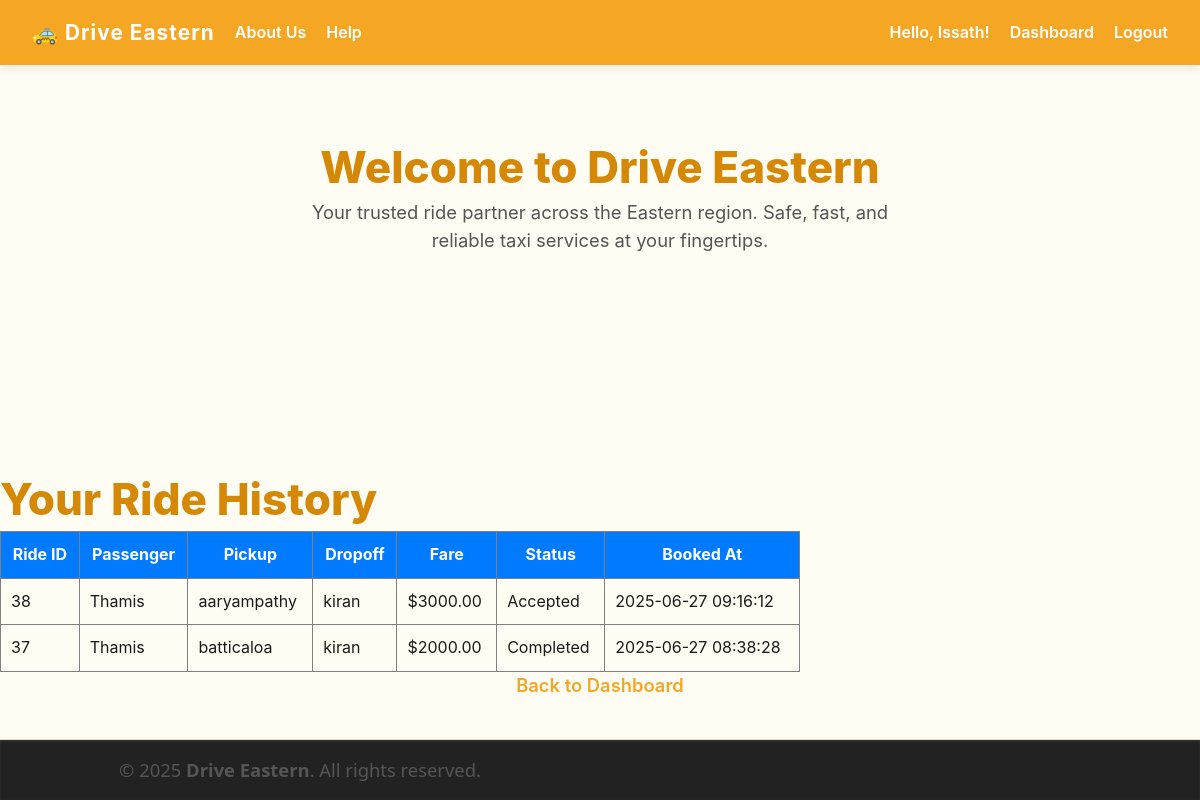
The page /driver/driver_rides.php (signed in) on the database its author committed.
### tables this page shows
CREATE TABLE `rides` (
  `id` int(11) NOT NULL,
  `passenger_id` int(11) NOT NULL,
  `driver_id` int(11) DEFAULT NULL,
  `pickup_location` varchar(255) NOT NULL,
  `dropoff_location` varchar(255) NOT NULL,
  `status` enum('requested','accepted','cancelled','completed') NOT NULL DEFAULT 'requested',
  `fare` decimal(10,2) NOT NULL DEFAULT 0.00,
  `requested_at` timestamp NOT NULL DEFAULT current_timestamp(),
  `accepted_at` timestamp NULL DEFAULT NULL,
  `completed_at` timestamp NULL DEFAULT NULL,
  `cancelled_at` timestamp NULL DEFAULT NULL,
  `cancellation_reason` varchar(255) DEFAULT NULL,
  `rating` tinyint(4) DEFAULT NULL,
  `review` text DEFAULT NULL,
  `created_at` datetime NOT NULL DEFAULT current_timestamp(),
  `driver_deleted` tinyint(1) DEFAULT 0,
  `rejected_at` datetime DEFAULT NULL
);

CREATE TABLE `users` (
  `id` int(11) NOT NULL,
  `name` varchar(100) NOT NULL,
  `email` varchar(255) NOT NULL,
  `password_hash` varchar(255) NOT NULL,
  `role` enum('passenger','driver','admin') NOT NULL DEFAULT 'passenger',
  `phone` varchar(20) DEFAULT NULL,
  `created_at` timestamp NOT NULL DEFAULT current_timestamp()
);

### driver/driver_rides.php (the view, shortened to what this page needs)
<?php
require 'db.php';
$driver_id = $_SESSION['user_id'];
$stmt = $pdo->prepare("
    SELECT r.*, p.name AS passenger_name
    FROM rides r
    LEFT JOIN users p ON r.passenger_id = p.id
    WHERE r.driver_id = ?
    ORDER BY r.created_at DESC
");
$stmt->execute([$driver_id]);
$rides = $stmt->fetchAll(PDO::FETCH_ASSOC);
?>
<?php include __DIR__ . '/../includes/header.php'; ?>
<h1>Your Ride History</h1>
<?php if (count($rides) === 0): ?>
    <p>You have not been assigned any rides yet.</p>
<?php else: ?>
<table border="1" cellpadding="10" cellspacing="0" style="border-collapse: collapse; width: 100%; max-width: 800px;">
    <thead>
        <tr style="background:#007bff; color:white;">
            <th>Ride ID</th>
            <th>Passenger</th>
            <th>Pickup</th>
            <th>Dropoff</th>
            <th>Fare</th>
            <th>Status</th>
            <th>Booked At</th>
        </tr>
    </thead>
    <tbody>
        <?php foreach ($rides as $ride): ?>
        <tr>
            <td><?=htmlspecialchars($ride['id'])?></td>
            <td><?=htmlspecialchars($ride['passenger_name'] ?? 'N/A')?></td>
            <td><?=htmlspecialchars($ride['pickup_location'])?></td>
            <td><?=htmlspecialchars($ride['dropoff_location'])?></td>
            <td>$<?=htmlspecialchars($ride['fare'])?></td>
            <td><?=htmlspecialchars(ucfirst($ride['status']))?></td>
            <td><?=htmlspecialchars($ride['created_at'])?></td>
        </tr>
        <?php endforeach; ?>
    </tbody>
</table>
<?php endif; ?>
<p><a href="driver_dashboard.php">Back to Dashboard</a></p>
<?php include __DIR__ . '/../includes/footer.php'; ?>

### includes/header.php (style rules this page uses)
:root { --color-primary: #f5a623; --color-primary-dark: #d48806; --color-text-dark: #1a1a1a; --color-bg-light: #fffdf3; --color-bg-muted: #f9f7f1; --color-text-muted: #555555; --font-family: 'Inter', 'Segoe UI', Tahoma, Geneva, Verdana, sans-serif; --transition-speed: 0.3s; --border-radius: 6px; --shadow-light: rgba(0, 0, 0, 0.1); --shadow-hover: rgba(0, 0, 0, 0.15); --focus-outline: 2px solid var(--color-primary-dark); }
*, *::before, *::after { box-sizing: border-box; }
body { margin: 0; padding: 0; font-family: var(--font-family); background-color: var(--color-bg-light); color: var(--color-text-dark); line-height: 1.6; -webkit-font-smoothing: antialiased; -moz-osx-font-smoothing: grayscale; min-height: 100vh; display: flex; flex-direction: column; }
a { color: var(--color-primary); text-decoration: none; font-weight: 600; transition: color var(--transition-speed); }
h1 { font-size: 2.75rem; font-weight: 800; margin-bottom: 0.5rem; color: var(--color-primary-dark); line-height: 1.1; }
p { font-size: 1.15rem; color: var(--color-text-muted); max-width: 600px; margin: 0 auto; line-height: 1.5; }

### rows shown on the page
rides: id "38", passenger.name "Thamis", pickup_location "aaryampathy", dropoff_location "kiran", fare "3000.00", status "Accepted", created_at "2025-06-27 09:16:12"
rides: id "37", passenger.name "Thamis", pickup_location "batticaloa", dropoff_location "kiran", fare "2000.00", status "Completed", created_at "2025-06-27 08:38:28"

### other values the page prints
$name "Issath"
